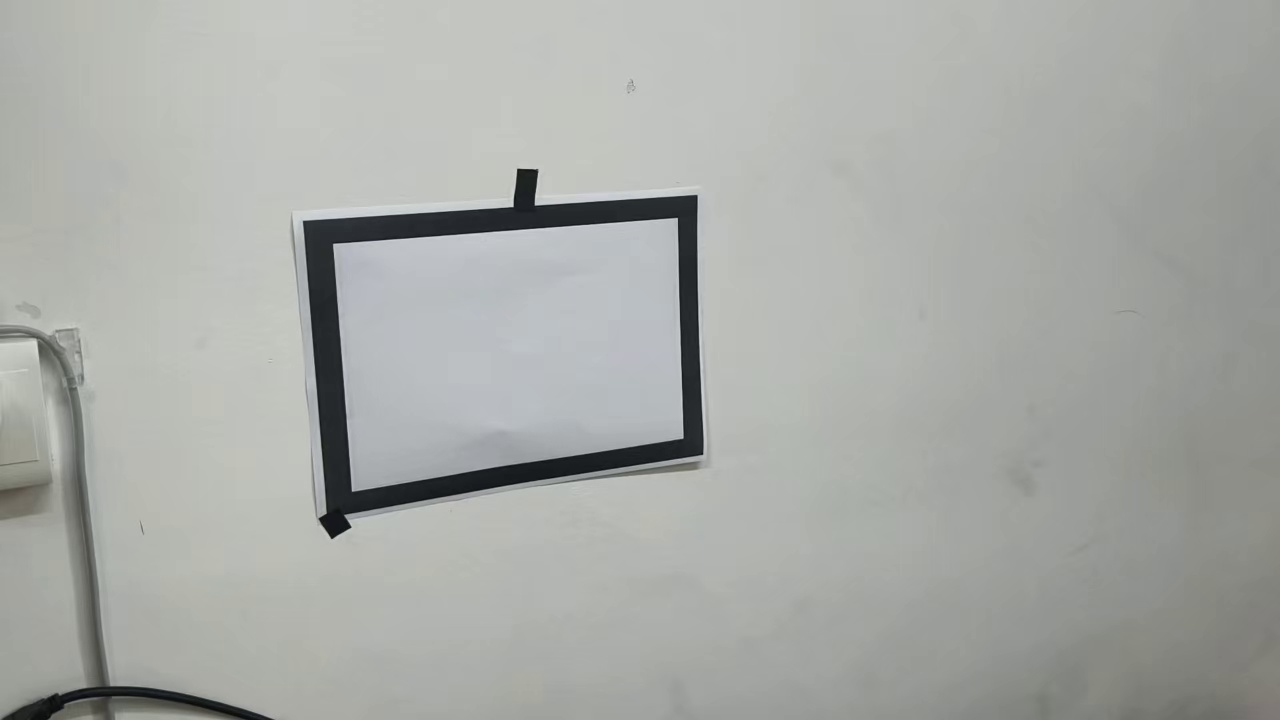
#> input picture opencv_code_py/frame_0.jpg, 1280 x 720 px, given in place of the camera
$ python main.py
#> lines starting #> are read from the running program, lines starting #| are printed output that depends on the picture; after the words box and inside, x2 and y2 are one past the last pixel; in counts of white or black regions, pixels touching at a corner belong together
### opencv_code_py/pwm_control.py
"""
RK3588 sysfs PWM + GPIO stepper motor control.
Compatible with LubanCat 4 (鲁班猫4) 40-pin header.
"""
import os
import time


class PWMMotor:
    """Single stepper motor controlled by PWM step + DIR GPIO via Linux sysfs."""

    def __init__(self, pwm_chip: int, pwm_channel: int, dir_gpio: int,
                 steps_per_rev: int = 3200):
        self.pwm_chip = pwm_chip
        self.pwm_channel = pwm_channel
        self.dir_gpio = dir_gpio
        self.steps_per_rev = steps_per_rev
        self._pwm_path = f"/sys/class/pwm/pwmchip{pwm_chip}/pwm{pwm_channel}"
        self._enabled = False

        self._export_pwm()
        self._export_gpio()
        self._set_gpio_direction("out")

        # 同步硬件 enable 状态 (防止上次异常退出导致 PWM 仍处于 enable)
        self._sync_enable_state()

    # ---------- PWM sysfs helpers ----------

    def _export_pwm(self):
        if not os.path.exists(self._pwm_path):
            export_path = f"/sys/class/pwm/pwmchip{self.pwm_chip}/export"
            try:
                with open(export_path, "w") as f:
                    f.write(str(self.pwm_channel))
            except (OSError, PermissionError) as e:
                raise RuntimeError(
                    f"Cannot export PWM chip{self.pwm_chip} ch{self.pwm_channel}: {e}"
                )
            time.sleep(0.1)

    def _export_gpio(self):
        gpio_path = f"/sys/class/gpio/gpio{self.dir_gpio}"
        if not os.path.exists(gpio_path):
            try:
                with open("/sys/class/gpio/export", "w") as f:
                    f.write(str(self.dir_gpio))
            except (OSError, PermissionError) as e:
                raise RuntimeError(
                    f"Cannot export GPIO {self.dir_gpio}: {e}"
                )
            time.sleep(0.1)

    def _set_gpio_direction(self, direction: str):
        path = f"/sys/class/gpio/gpio{self.dir_gpio}/direction"
        with open(path, "w") as f:
            f.write(direction)

    def _set_gpio_value(self, value: int):
        path = f"/sys/class/gpio/gpio{self.dir_gpio}/value"
        with open(path, "w") as f:
            f.write(str(value))

    # ---------- Public API ----------

    def set_speed(self, rpm: float):
        """Set motor speed in RPM. Positive = forward (dir=1), negative = reverse (dir=0)."""
        freq = int(abs(rpm) * self.steps_per_rev / 60)

        # 速度太低或为零时直接停转，避免 period 超出硬件范围 (RK3588 PWM)
        min_freq = 100  # 最低 100 Hz, 对应约 1.9 RPM
        if freq < min_freq:
            self.stop()
            return

        if rpm > 0:
            self._set_gpio_value(1)
        elif rpm < 0:
            self._set_gpio_value(0)

        # 将 period 对齐到 100ns 边界，满足 RK3588 PWM 时钟精度要求
        period_ns = int(1e9 / freq)
        period_ns = max(period_ns, 100)
        period_ns = (period_ns // 25) * 25  # 对齐到 25ns (40MHz 时钟的整数倍)
        duty_ns = period_ns // 2

        # 某些 PWM 驱动要求修改 period 前先禁用，且 duty_cycle 须先清零
        self._disable()
        try:
            with open(f"{self._pwm_path}/duty_cycle", "w") as f:
                f.write("0")
        except OSError:
            pass

        with open(f"{self._pwm_path}/period", "w") as f:
            f.write(str(period_ns))
        with open(f"{self._pwm_path}/duty_cycle", "w") as f:
            f.write(str(duty_ns))
        with open(f"{self._pwm_path}/enable", "w") as f:
            f.write("1")
        self._enabled = True

    def _sync_enable_state(self):
        """Read actual PWM enable state from hardware (handles unclean shutdown)."""
        try:
            with open(f"{self._pwm_path}/enable", "r") as f:
                self._enabled = f.read().strip() == "1"
        except OSError:
            self._enabled = False

    def _disable(self):
        """Disable PWM output without updating _enabled flag for internal use."""
        try:
            with open(f"{self._pwm_path}/enable", "w") as f:
                f.write("0")
        except OSError:
            pass

    def stop(self):
        """Disable PWM output (motor free)."""
        self._disable()
        self._enabled = False

    def cleanup(self):
        """Stop PWM and unexport."""
        self.stop()
        try:
            with open(f"/sys/class/pwm/pwmchip{self.pwm_chip}/unexport", "w") as f:
                f.write(str(self.pwm_channel))
        except OSError:
            pass
        try:
            with open(f"/sys/class/gpio/unexport", "w") as f:
                f.write(str(self.dir_gpio))
        except OSError:
            pass

### opencv_code_py/main.py
"""
Rectangle detection with PID-stabilized motor control at 200Hz.
Uses RK3588 sysfs PWM + GPIO for stepper motors (LubanCat 4 / 鲁班猫4).

Architecture:
  Main thread (camera FPS):  capture → detect rectangle → update shared ox/oy
  PID  thread (200Hz):       read ox/oy → PID step → motor_x/y.set_speed()
"""
import cv2
import numpy as np
import time
import threading
from typing import List, Dict, Any, Union

from pwm_control import PWMMotor

# ============================================================
# 硬件配置 — 根据实际接线修改
# ============================================================

# X 轴步进电机 (脉冲 = PWM, 方向 = GPIO)
PWM_CHIP_X = 3          # /sys/class/pwm/pwmchipX
PWM_CHANNEL_X = 0       # pwmX 通道
DIR_GPIO_X = 102         # 方向脚 GPIO 编号

# Y 轴步进电机
PWM_CHIP_Y = 4
PWM_CHANNEL_Y = 0
DIR_GPIO_Y = 111

STEPS_PER_REV = 3200    # 步进电机每转脉冲数

# ============================================================
# PID 参数 (移植自 shibie.py, 控制频率 200Hz → dt=0.005)
# ============================================================

PID_FREQ = 200          # 控制频率 Hz
PID_DT = 1.0 / PID_FREQ

# PID 增益 (可通过键盘实时调节)
PID_X_KP = 1.7
PID_X_KI = 0.4
PID_X_KD = 0.10
PID_Y_KP = 1.4
PID_Y_KI = 0.4
PID_Y_KD = 0.1

PID_MAX = 3000
PID_MIN = -3000

# 增益调节步长
PID_KP_STEP = 0.01
PID_KI_STEP = 0.005
PID_KD_STEP = 0.001


# ============================================================
# PID 控制器 (移植自 shibie.py)
# ============================================================

class PID:
    def __init__(self, kp, ki, kd, ctl_max, ctl_min, dt):
        self.Kp = kp
        self.Ki = ki
        self.Kd = kd
        self.error = 0.0
        self.ierror = 0.0
        self.dvalue = 0.0
        self.now_value = 0.0
        self.last_value = 0.0
        self.target_value = 0.0
        self.ctl_value = 0.0
        self.ctl_max = ctl_max
        self.ctl_min = ctl_min
        self.dt = dt
        self.first = True

    def clear(self):
        self.last_value = 0.0
        self.ierror = 0.0
        self.first = True

    def set_limit(self, max_val, min_val):
        self.ctl_max = max_val
        self.ctl_min = min_val

    def step(self, value, target):
        if self.first:
            self.last_value = value
            self.first = False
        self.now_value = value
        self.target_value = target
        self.error = self.target_value - self.now_value
        self.ierror += self.error * self.dt
        self.dvalue = (self.now_value - self.last_value) / self.dt
        self.ctl_value = (self.Kp * self.error +
                          self.Ki * self.ierror -
                          self.Kd * self.dvalue)
        if self.ctl_value > self.ctl_max:
            self.ctl_value = self.ctl_max
            self.ierror -= self.error * self.dt
        if self.ctl_value < self.ctl_min:
            self.ctl_value = self.ctl_min
            self.ierror -= self.error * self.dt
        self.last_value = self.now_value
        return self.ctl_value


# ============================================================
# 200Hz PID 控制线程
# ============================================================

class PIDControlLoop:
    """Runs PID + motor output at a fixed frequency in a background thread."""

    def __init__(self, motor_x: PWMMotor, motor_y: PWMMotor):
        self.motor_x = motor_x
        self.motor_y = motor_y

        self.pid_x = PID(PID_X_KP, PID_X_KI, PID_X_KD, PID_MAX, PID_MIN, PID_DT)
        self.pid_y = PID(PID_Y_KP, PID_Y_KI, PID_Y_KD, PID_MAX, PID_MIN, PID_DT)
#> in run, frame is the input picture: shape (720, 1280, 3); mean B, G, R 166.8, 170.5, 168.2

        self._lock = threading.Lock()
        self._ox = 0.0
        self._oy = 0.0
        self._has_target = False
        self._running = False
        self._thread = None

    def update_target(self, ox: float, oy: float, has_target: bool):
        """Called from main thread each frame with latest offsets."""
        with self._lock:
            self._ox = ox
            self._oy = oy
            self._has_target = has_target

    def start(self):
        self._running = True
        self._thread = threading.Thread(target=self._loop, daemon=True)
        self._thread.start()

    def stop(self):
        self._running = False
        if self._thread is not None:
            self._thread.join(timeout=1.0)
        self.motor_x.stop()
        self.motor_y.stop()

    # [15 lines left out: functions adjust_gain, reset, not called in this run]

    def _loop(self):
        period = PID_DT
        next_cycle = time.perf_counter()
        _was_lost = False

        while self._running:
            with self._lock:
                ox = self._ox
                oy = self._oy
                has_target = self._has_target

            if has_target:
                _was_lost = False
                ctl_x = self.pid_x.step(ox, 0)
                ctl_y = self.pid_y.step(oy, 0)
            else:
                # 目标丢失: 清零 PID 防止 D 项尖峰, 电机立即停止
                if not _was_lost:
                    self.pid_x.clear()
                    self.pid_y.clear()
                    _was_lost = True
                ctl_x = 0.0
                ctl_y = 0.0

            self.motor_x.set_speed(ctl_x)
            self.motor_y.set_speed(ctl_y)

            # 精确 200Hz 定时
            next_cycle += period
            delay = next_cycle - time.perf_counter()
            if delay > 0.001:
                time.sleep(delay - 0.0005)
            while time.perf_counter() < next_cycle:
                pass


# ============================================================
# Kalman 滤波器 — 恒速模型, 用于位置预测与防丢失
# ============================================================

class KalmanTracker:
    """6-state (cx, cy, vx, vy, w, h) constant-velocity Kalman filter for rectangle tracking."""

    def __init__(self,
                 process_noise: float = 0.03,
                 measurement_noise: float = 0.1,
                 velocity_decay: float = 0.85):
        self.kf = cv2.KalmanFilter(6, 4)
        # State: [cx, cy, vx, vy, w, h]
        # Measurement: [cx, cy, w, h]

        dt = 1.0  # frame-to-frame
        self.kf.transitionMatrix = np.array([
            [1, 0, dt, 0,  0, 0],
            [0, 1, 0,  dt, 0, 0],
            [0, 0, 1,  0,  0, 0],
            [0, 0, 0,  1,  0, 0],
            [0, 0, 0,  0,  1, 0],
            [0, 0, 0,  0,  0, 1],
        ], np.float32)

        self.kf.measurementMatrix = np.array([
            [1, 0, 0, 0, 0, 0],
            [0, 1, 0, 0, 0, 0],
            [0, 0, 0, 0, 1, 0],
            [0, 0, 0, 0, 0, 1],
        ], np.float32)

        self.kf.processNoiseCov = np.eye(6, dtype=np.float32) * process_noise
        self.kf.measurementNoiseCov = np.eye(4, dtype=np.float32) * measurement_noise
        self.kf.errorCovPost = np.eye(6, dtype=np.float32)

        self.initialized = False
        self.missed_frames = 0
        self.velocity_decay = velocity_decay
        self._last_state = None

    # [16 lines left out: functions predict, correct, not called in this run]

    def init_state(self, cx: float, cy: float, w: float, h: float):
        """Initialize filter state on first detection."""
        self.kf.statePost = np.array([[cx], [cy], [0], [0], [w], [h]], np.float32)
        self.kf.statePre = self.kf.statePost.copy()
        self.kf.errorCovPost = np.eye(6, dtype=np.float32) * 0.5
        self._last_state = self.kf.statePost.copy()
        self.initialized = True
        self.missed_frames = 0

    # [6 lines left out: function reset, not called in this run]


# ============================================================
# 矩形检测器 (保留原有逻辑, 新增 PID 控制)
# ============================================================

class RectangleDetector:
    def __init__(self, source: Union[int, str] = 0, width: int = 640, height: int = 480,
                 is_video_file: bool = False, enable_pid: bool = True):
        if isinstance(source, int):
            self.camera = cv2.VideoCapture(source)
        elif isinstance(source, str):
            self.camera = cv2.VideoCapture(source)
        else:
            self.camera = cv2.VideoCapture(str(source))

        if not self.camera.isOpened():
            raise OSError(f"Could not open source: {source}")

        if not is_video_file and isinstance(source, int):
            self.camera.set(cv2.CAP_PROP_FRAME_WIDTH, width)
            self.camera.set(cv2.CAP_PROP_FRAME_HEIGHT, height)
            self.camera.set(cv2.CAP_PROP_FPS, 60)

        actual_width = int(self.camera.get(cv2.CAP_PROP_FRAME_WIDTH))
        actual_height = int(self.camera.get(cv2.CAP_PROP_FRAME_HEIGHT))

        self.frame_center_x = actual_width // 2
        self.frame_center_y = actual_height // 2 + 20

        self.min_area = 2000
        self.max_area = 200000
        self.canny_low_threshold = 50
        self.canny_high_threshold = 150
        self.blur_kernel_size = 5
        self.track_largest = True

        # Kalman 跟踪 & 防丢失
        self._kf = KalmanTracker(
            process_noise=0.05,       # 增大 → 对快速运动响应更快
            measurement_noise=0.15,   # 增大 → 平滑更强
            velocity_decay=0.80,      # 丢失时速度衰减率 (每帧乘0.8)
        )
        self.max_disappear_frames = 20    # 纯预测最多持续帧数 (30fps ≈ 0.67s)
        self.disappear_counter = 0
        self.last_valid_rect = None
        self.smoothed_rect = None
        self.detection_counter = 0        # 仅用于显示

        # PID 控制
        self._enable_pid = enable_pid
        self._pid_loop = None
        if enable_pid:
            motor_x = PWMMotor(PWM_CHIP_X, PWM_CHANNEL_X, DIR_GPIO_X, STEPS_PER_REV)
            motor_y = PWMMotor(PWM_CHIP_Y, PWM_CHANNEL_Y, DIR_GPIO_Y, STEPS_PER_REV)
            self._pid_loop = PIDControlLoop(motor_x, motor_y)
            self._motor_x = motor_x
            self._motor_y = motor_y

        print(f"视频源已初始化: {actual_width}x{actual_height}")
        print(f"画面中心: ({self.frame_center_x}, {self.frame_center_y})")
        if enable_pid:
            print(f"PID 控制: {PID_FREQ}Hz, dt={PID_DT:.4f}s")

    # [12 lines left out: function calculate_iou, not called in this run]

    def detect_rectangle(self, frame: np.ndarray) -> tuple:
        gray = cv2.cvtColor(frame, cv2.COLOR_BGR2GRAY)
        blurred = cv2.GaussianBlur(gray, (self.blur_kernel_size, self.blur_kernel_size), 0)
        _, binary = cv2.threshold(blurred, 50, 255, cv2.THRESH_BINARY_INV)
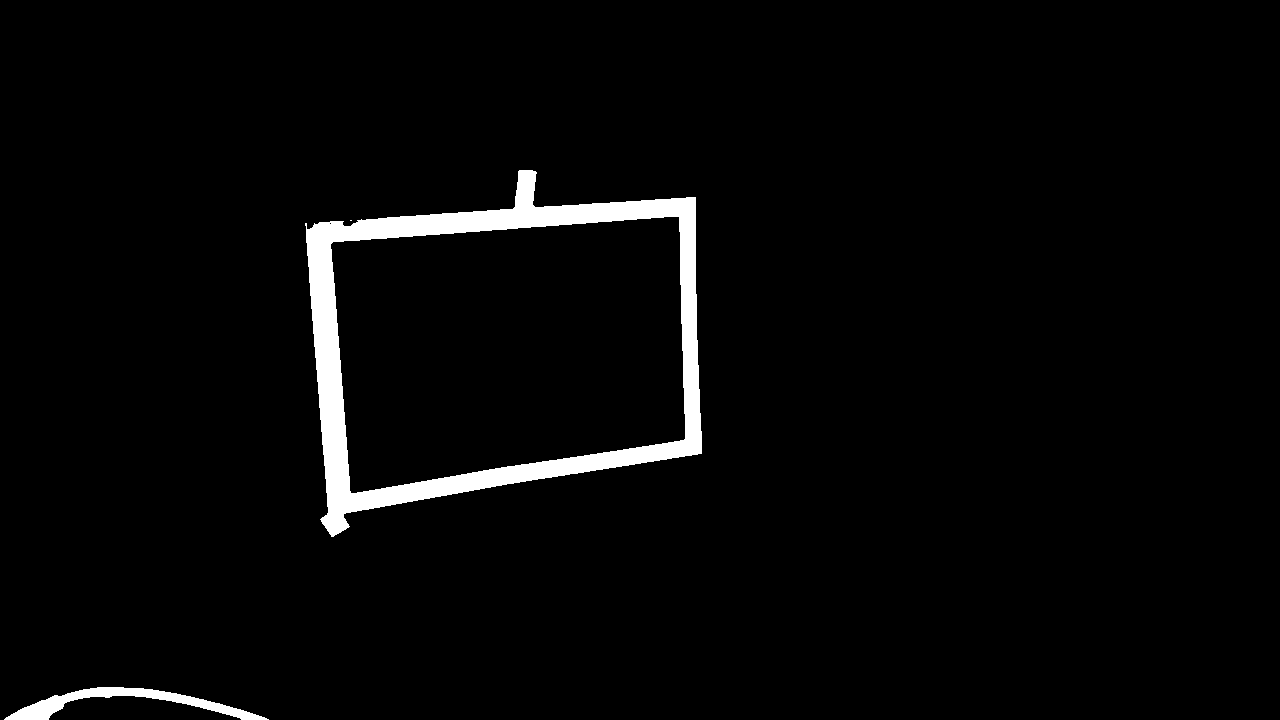
#> binary: shape (720, 1280); 3% white; 3 white regions (1 under 20 px), largest, box (x1, y1, x2, y2) and area: (305, 170, 702, 537) 25264, (4, 687, 269, 720) 2572

        kernel = np.ones((5, 5), np.uint8)
        closed = cv2.morphologyEx(binary, cv2.MORPH_CLOSE, kernel, iterations=3)
#> closed: shape (720, 1280); 3.1% white; 2 white regions

        contours, hierarchy = cv2.findContours(closed, cv2.RETR_TREE, cv2.CHAIN_APPROX_SIMPLE)
#> contours = 3 contours; box (x1, y1, x2, y2) and area: (305, 170, 702, 537) 105796, (331, 216, 686, 492) 81633, (0, 687, 269, 720) 2406
        edges = cv2.Canny(blurred, self.canny_low_threshold, self.canny_high_threshold)
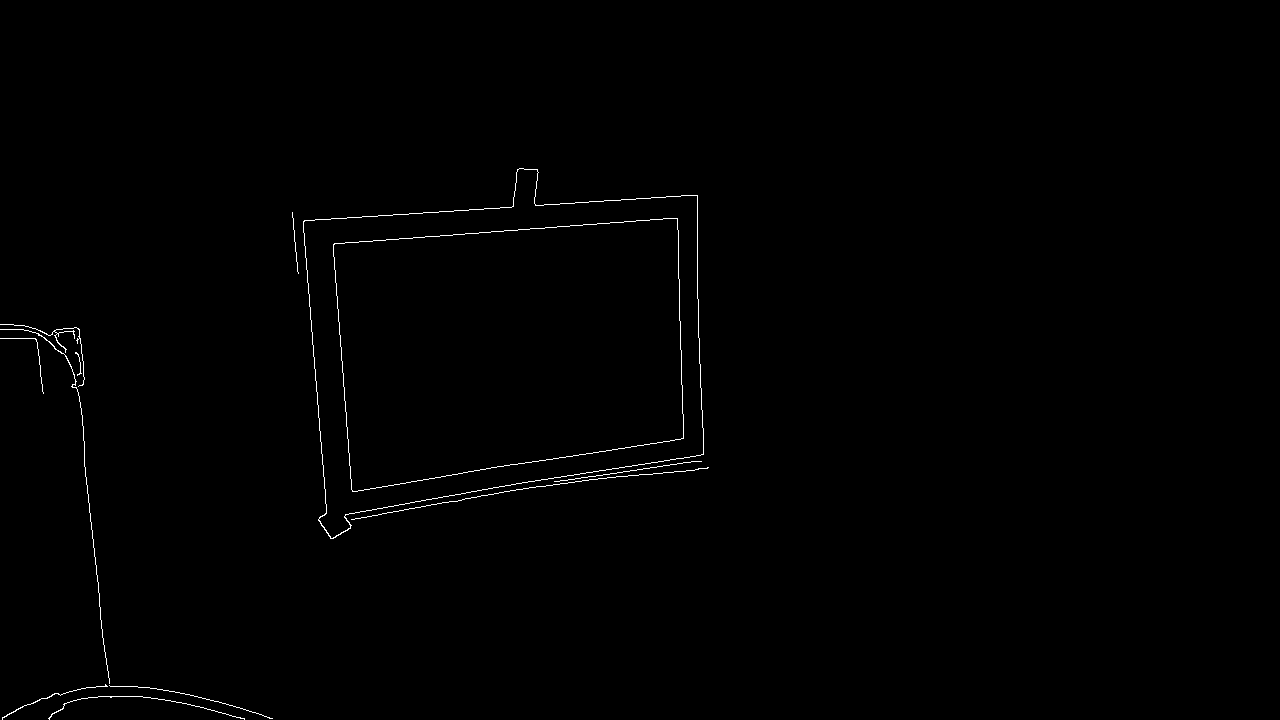
#> edges: shape (720, 1280); 0.49% white in thin lines or dots, all inside (x1, y1, x2, y2) = (0, 168, 709, 720)

        rectangles: List[Dict[str, Any]] = []
        if hierarchy is None or len(contours) == 0:
            return rectangles, edges

        h = hierarchy[0]
#> h = [[1, -1, -1, -1], [-1, 0, 2, -1], [-1, -1, -1, 1]]

        def line_intersection(p1, p2, p3, p4):
            x1, y1 = p1
            x2, y2 = p2
            x3, y3 = p3
            x4, y4 = p4
            denom = (x1 - x2) * (y3 - y4) - (y1 - y2) * (x3 - x4)
            if abs(denom) < 1e-6:
                return None
            px = ((x1 * y2 - y1 * x2) * (x3 - x4) - (x1 - x2) * (x3 * y4 - y3 * x4)) / denom
            py = ((x1 * y2 - y1 * x2) * (y3 - y4) - (y1 - y2) * (x3 * y4 - y3 * x4)) / denom
            return int(px), int(py)

        def build_rect(contour, idx):
            rect_area = cv2.contourArea(contour)
            x, y, w_box, h_box = cv2.boundingRect(contour)
            peri = cv2.arcLength(contour, True)
            approx = cv2.approxPolyDP(contour, 0.02 * peri, True)

            if len(approx) == 4:
                pts = approx.reshape(4, 2)
                center = line_intersection(pts[0], pts[2], pts[1], pts[3])
                if center is None:
                    center = (x + w_box // 2, y + h_box // 2)
            else:
                center = (x + w_box // 2, y + h_box // 2)

            cx, cy = center
            return {
                'center_x': cx, 'center_y': cy,
                'offset_x': cx - self.frame_center_x,
                'offset_y': cy - self.frame_center_y,
                'x': x, 'y': y,
                'width': w_box, 'height': h_box,
                'area': rect_area,
                'contour': approx,
                'contour_idx': idx,
            }

        for i, cnt in enumerate(contours):
            area = cv2.contourArea(cnt)
            if area < self.min_area or area > self.max_area:
                continue

            child_idx = int(h[i][2])
            if child_idx == -1:
                continue

            child_cnt = contours[child_idx]
            child_area = cv2.contourArea(child_cnt)
            if child_area < self.min_area * 0.3:
                continue

            outer_rect = build_rect(cnt, i)
            inner_rect = build_rect(child_cnt, child_idx)

            area_ratio = inner_rect['area'] / outer_rect['area']
            if area_ratio < 0.2 or area_ratio > 0.95:
                continue
            if inner_rect['x'] <= outer_rect['x'] or inner_rect['y'] <= outer_rect['y']:
                continue
            if (inner_rect['x'] + inner_rect['width'] >= outer_rect['x'] + outer_rect['width']
                    or inner_rect['y'] + inner_rect['height'] >= outer_rect['y'] + outer_rect['height']):
                continue

            outer_rect['inner_rect'] = inner_rect
            rectangles.append(outer_rect)
#> this loop made 3 passes
#> (area, child_idx) on passes 1, 3: (2405.5, -1), (81633, -1)
#> (the rest of the program and of its run is left out)
